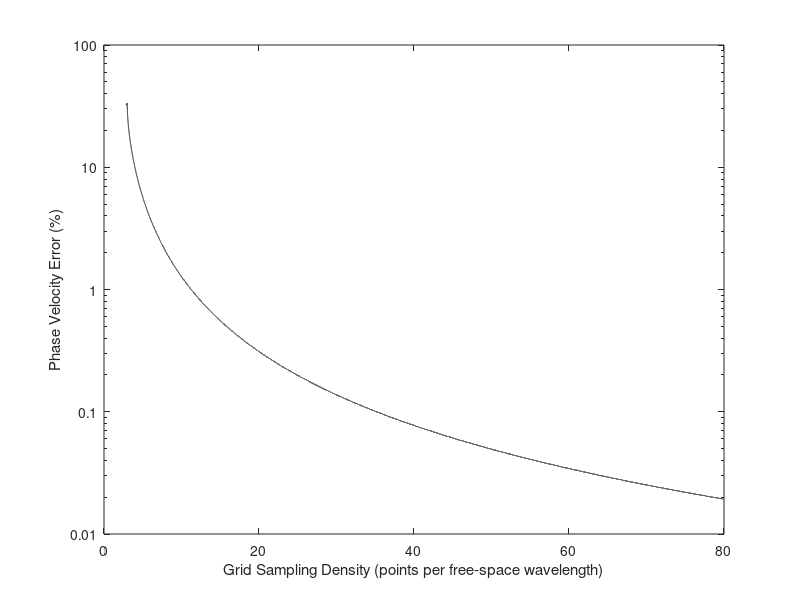

Write the MATLAB code that produced this figure.
S = 1/sqrt(2);
Ntrans = (2 * pi * S) / acos(1 - 2 * S^2);
Nreal = Ntrans:0.001:80;
Vp = ((2 * pi) ./ (Nreal .* acos(1 + 4 * (cos(pi ./ Nreal) - 1))));
error = 1 - Vp;

semilogy(Nreal, error * 100, 'color', 'black')

yticks([0.01 0.1 1 10 100]);
yticklabels({'0.01', '0.1', '1', '10', '100'});

xlabel('Grid Sampling Density (points per free-space wavelength)');
ylabel('Phase Velocity Error (%)');